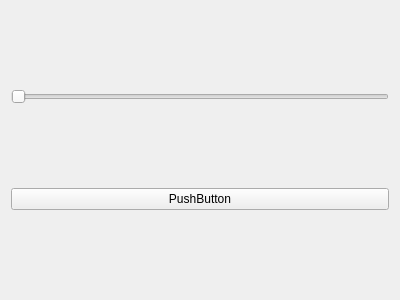
<?xml version="1.0" encoding="UTF-8"?>
<ui version="4.0">
 <class>Menu</class>
 <widget class="QWidget" name="Menu">
  <property name="geometry">
   <rect>
    <x>0</x>
    <y>0</y>
    <width>400</width>
    <height>300</height>
   </rect>
  </property>
  <property name="windowTitle">
   <string>Form</string>
  </property>
  <layout class="QVBoxLayout" name="verticalLayout">
   <item>
    <widget class="QSlider" name="horizontalSlider">
     <property name="orientation">
      <enum>Qt::Horizontal</enum>
     </property>
    </widget>
   </item>
   <item>
    <widget class="QPushButton" name="pushButton">
     <property name="text">
      <string>PushButton</string>
     </property>
    </widget>
   </item>
  </layout>
 </widget>
 <resources/>
 <connections/>
</ui>
